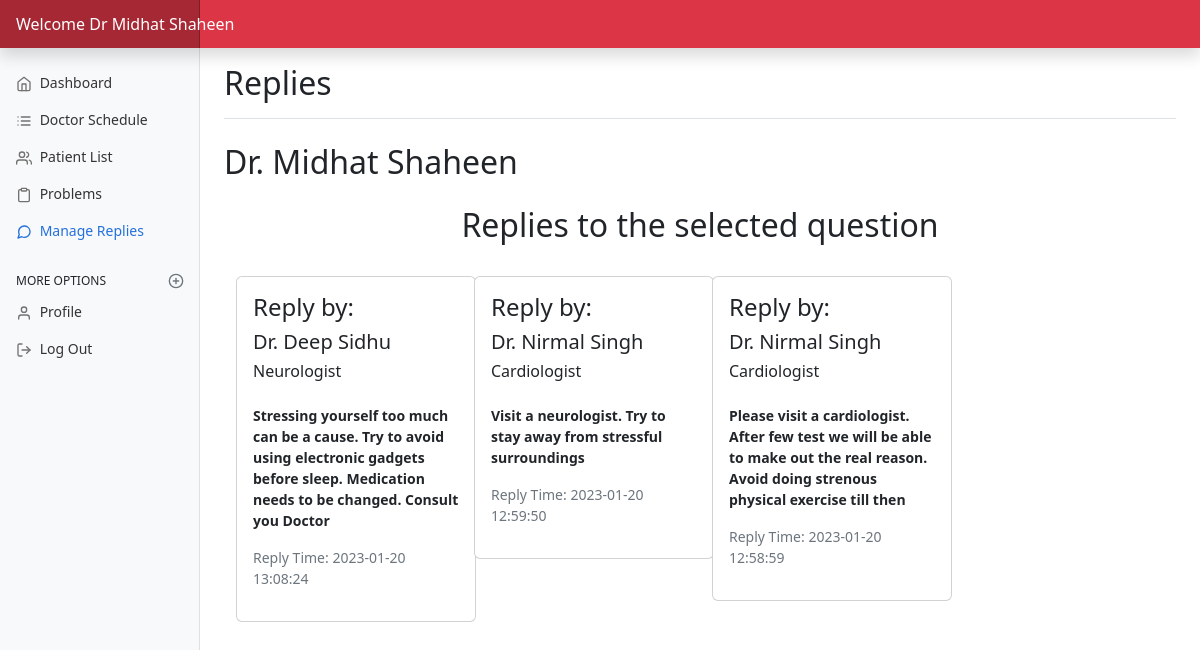
The app's page /doctor/questionlist.php?threadid=45 (signed in) with its own data.
### tables this page shows
CREATE TABLE `doctor` (
  `doctorId` int(9) NOT NULL,
  `password` varchar(255) NOT NULL,
  `hid` bigint(20) NOT NULL,
  `doctorFirstName` varchar(50) NOT NULL,
  `doctorLastName` varchar(50) NOT NULL,
  `doctorDepartment` varchar(50) NOT NULL,
  `doctorGender` varchar(10) NOT NULL,
  `doctorPhone` int(15) NOT NULL,
  `doctorEmail` varchar(50) NOT NULL,
  `doctorDOB` date NOT NULL
);

CREATE TABLE `comments` (
  `comment_id` int(8) NOT NULL,
  `comment_content` text NOT NULL,
  `thread_id` int(8) NOT NULL,
  `comment_by` int(8) NOT NULL,
  `comment_time` datetime NOT NULL DEFAULT current_timestamp()
);

### doctor/questionlist.php (the view, shortened to what this page needs)
<?php
include_once '../assets/conn/dbconnect.php';
$usersession = $_SESSION['doctorSession'];
$res = mysqli_query($con, "SELECT * FROM doctor WHERE doctorId=" . $usersession);
$userRow = mysqli_fetch_array($res, MYSQLI_ASSOC);
?>
<!DOCTYPE html>
<html lang="en">
<head>
    <link href="assets/css/bootstrap.min.css" rel="stylesheet">
    <link href="dashboard.css" rel="stylesheet">
</head>
<body>
    <header class="navbar navbar-dark sticky-top bg-danger flex-md-nowrap p-0 shadow">
        <a class="navbar-brand col-md-3 col-lg-2 me-0 px-3 fs-6" href="doctordashboard.php">Welcome Dr
            <?php echo $userRow['doctorFirstName']; ?> <?php echo $userRow['doctorLastName']; ?>
        </a>
    </header>
    <div class="container-fluid">
        <div class="row">
            <nav id="sidebarMenu" class="col-md-3 col-lg-2 d-md-block bg-light sidebar collapse">
                <div class="position-sticky pt-3 sidebar-sticky">
                    <ul class="nav flex-column">
                        <li class="nav-item">
                            <a class="nav-link" aria-current="page" href="doctordashboard.php">
                                <span data-feather="home" class="align-text-bottom"></span>
                                Dashboard
                            </a>
                        </li>
                        <li class="nav-item">
                            <a class="nav-link" href="addschedule.php">
                                <span data-feather="list" class="align-text-bottom"></span>
                                Doctor Schedule
                            </a>
                        </li>
                        <li class="nav-item">
                            <a class="nav-link" href="patientlist.php">
                                <span data-feather="users" class="align-text-bottom"></span>
                                Patient List
                            </a>
                        </li>
                        <li class="nav-item">
                            <a class="nav-link" aria-current="page" href="question.php">
                                <span data-feather="clipboard" class="align-text-bottom"></span>
                                Problems
                            </a>
                        </li>
                        <li class="nav-item">
                            <a class="nav-link active" href="#">
                                <span data-feather="message-circle"></span>
                                Manage Replies
                            </a>
                        </li>
                    </ul>
                    <h6 class="sidebar-heading d-flex justify-content-between align-items-center px-3 mt-4 mb-1 text-uppercase">
                        <span>More options</span>
                        <a class="link-secondary" href="#" aria-label="Add a new report">
                            <span data-feather="plus-circle" class="align-text-bottom"></span>
                        </a>
                    </h6>
                    <ul class="nav flex-column mb-2">
                        <li class="nav-item">
                            <a class="nav-link" href="doctorprofile.php">
                                <span data-feather="user" class="align-text-bottom"></span>
                                Profile
                            </a>
                        </li>
                        <li class="nav-item">
                            <a class="nav-link" href="logout.php?logout">
                                <span data-feather="log-out"></span>
                                Log Out
                            </a>
                        </li>
                    </ul>
                </div>
            </nav>
            <main class="col-md-9 ms-sm-auto col-lg-10 px-md-4">
                <div class="d-flex justify-content-between flex-wrap flex-md-nowrap align-items-center pt-3 pb-2 mb-3 border-bottom">
                    <h1 class="h2">Replies</h1>
                </div>
                <h2 class="my-4">Dr. <?php echo $userRow['doctorFirstName']; ?>
                    <?php echo $userRow['doctorLastName']; ?></h2>
                <div class="col-md-12 col-sm-9  user-wrapper">
                    <div class="description">
                        <div class="panel panel-default">
                            <div class="panel-body">
                                <div class="container my-4" id="ques">
                                    <h2 class="text-center my-4"> Replies to the selected question </h2>
                                    <div class="row my-4">
                                        <?php
                                        $id = $_GET['threadid'];
                                        $sql = "SELECT * FROM `comments` JOIN `doctor` on comments.comment_by = doctor.doctorId where thread_id='$id' ORDER BY comment_time DESC";
                                        $result = mysqli_query($con, $sql);
                                        while ($row = mysqli_fetch_assoc($result)) {
                                            echo '<div class="col-md-3 my-2">
                                                    <div class="card" style="width: 15rem; height:auto;">
                                                          <div class="card-body">
                                                          <h4 class="card-title">Reply by:</h4>
                                                          <h5 class="card-title"> Dr. '.$row['doctorFirstName']. ' '. $row['doctorLastName'] .'</h5>
                                                          <h6 class="card-title mb-4"> '.$row['doctorDepartment'].'</h5>
                                                          <p><strong>'. $row['comment_content'].'</strong></p>
                                                          <p class="text-muted">Reply Time: '.$row['comment_time'].'
                                                          </div>
                                                    </div>
                                                  </div>';
                                        }
                                        ?>
                                    </div>
                                </div>
                            </div>
                        </div>
                    </div>
                </div>
            </main>
        </div>
    </div>
</body>
</html>

### doctor/dashboard.css (style rules this page uses)
body { font-size: .875rem; }
.feather { width: 16px; height: 16px; }
.sidebar { position: fixed; top: 0; bottom: 0; left: 0; z-index: 100; padding: 48px 0 0; box-shadow: inset -1px 0 0 rgba(0, 0, 0, .1); }
.sidebar-sticky { height: calc(100vh - 48px); overflow-x: hidden; overflow-y: auto; }
.sidebar .nav-link { font-weight: 500; color: #333; }
.sidebar .nav-link .feather { margin-right: 4px; color: #727272; }
.sidebar .nav-link.active { color: #2470dc; }
.sidebar .nav-link:hover .feather, .sidebar .nav-link.active .feather { color: inherit; }
.sidebar-heading { font-size: .75rem; }
.navbar-brand { padding-top: .75rem; padding-bottom: .75rem; background-color: rgba(0, 0, 0, .25); box-shadow: inset -1px 0 0 rgba(0, 0, 0, .25); }

### records on screen
doctor: doctorFirstName "Midhat", doctorLastName "Shaheen"
comments: comment_by.doctorFirstName "Deep", comment_by.doctorLastName "Sidhu", comment_by.doctorDepartment "Neurologist", comment_content "Stressing yourself too much can be a cause. Try to avoid using electronic gadgets before sleep. Medication needs to be changed. Consult you Doctor", comment_time "2023-01-20 13:08:24"
comments: comment_by.doctorFirstName "Nirmal", comment_by.doctorLastName "Singh", comment_by.doctorDepartment "Cardiologist", comment_content "Visit a neurologist. Try to stay away from stressful surroundings", comment_time "2023-01-20 12:59:50"
comments: comment_by.doctorFirstName "Nirmal", comment_by.doctorLastName "Singh", comment_by.doctorDepartment "Cardiologist", comment_content "Please visit a cardiologist. After few test we will be able to make out the real reason. Avoid doing strenous physical exercise till then", comment_time "2023-01-20 12:58:59"
